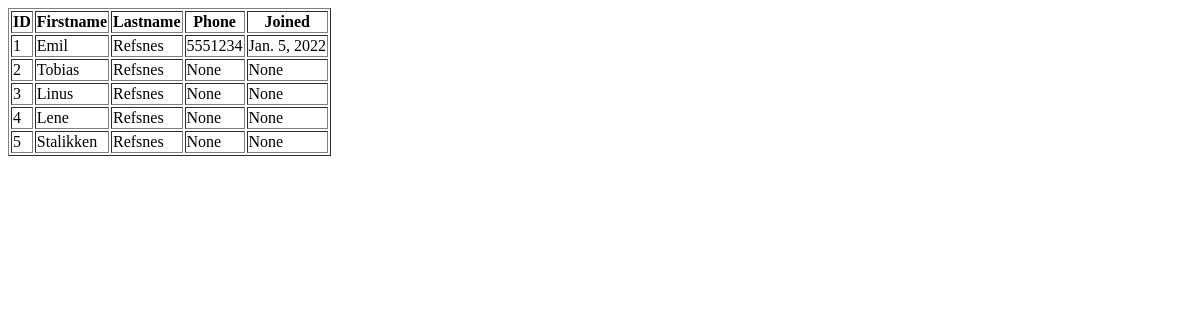
The app's page /testing/, older data.
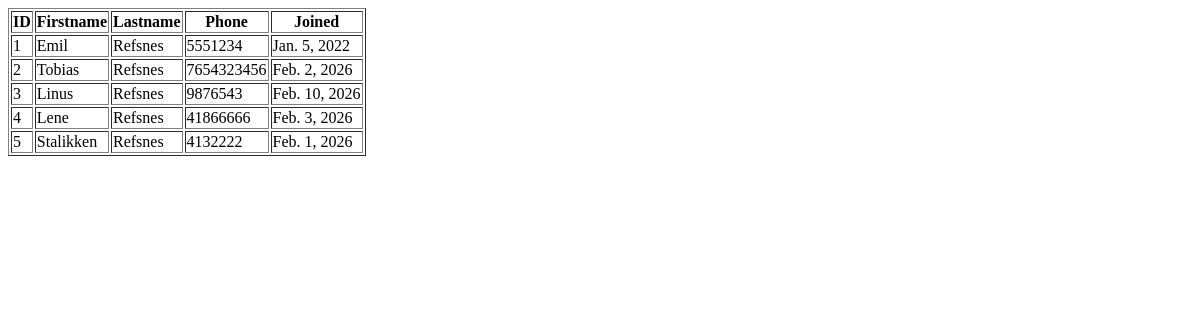
The same page, newer data.
### members/models.py (models this page shows, shortened)
class Member(models.Model):
  firstname = models.CharField(max_length=255)
  lastname = models.CharField(max_length=255)
  phone = models.IntegerField(null=True)
  joined_date = models.DateField(null=True)

### members/views.py (the view)
# urls.py: path('testing/', views.testing, name='testing'),
def testing(request):
  mymembers = Member.objects.all().values()
  template = loader.get_template('template.html')
  context = {
    'mymembers': mymembers,
  }
  return HttpResponse(template.render(context, request))

### members/templates/template.html
<!DOCTYPE html>
<html>
<body>
<table border='1'>
  <tr>
    <th>ID</th>
    <th>Firstname</th>
    <th>Lastname</th>
    <th>Phone</th>
    <th>Joined</th>
  </tr>
  {% for x in mymembers %}
    <tr>
      <td>{{ x.id }}</td>
      <td>{{ x.firstname }}</td>
      <td>{{ x.lastname }}</td>
      <td>{{ x.phone }}</td>
      <td>{{ x.joined_date }}</td>
    </tr>
  {% endfor %}
</table>
</body>
</html>

Row changes from the older to the newer data that the page shows:
changed Member "Tobias": phone "None" → "7654323456"; joined_date "None" → "Feb. 2, 2026"
changed Member "Linus": phone "None" → "9876543"; joined_date "None" → "Feb. 10, 2026"
changed Member "Lene": phone "None" → "41866666"; joined_date "None" → "Feb. 3, 2026"
changed Member "Stalikken": phone "None" → "4132222"; joined_date "None" → "Feb. 1, 2026"
